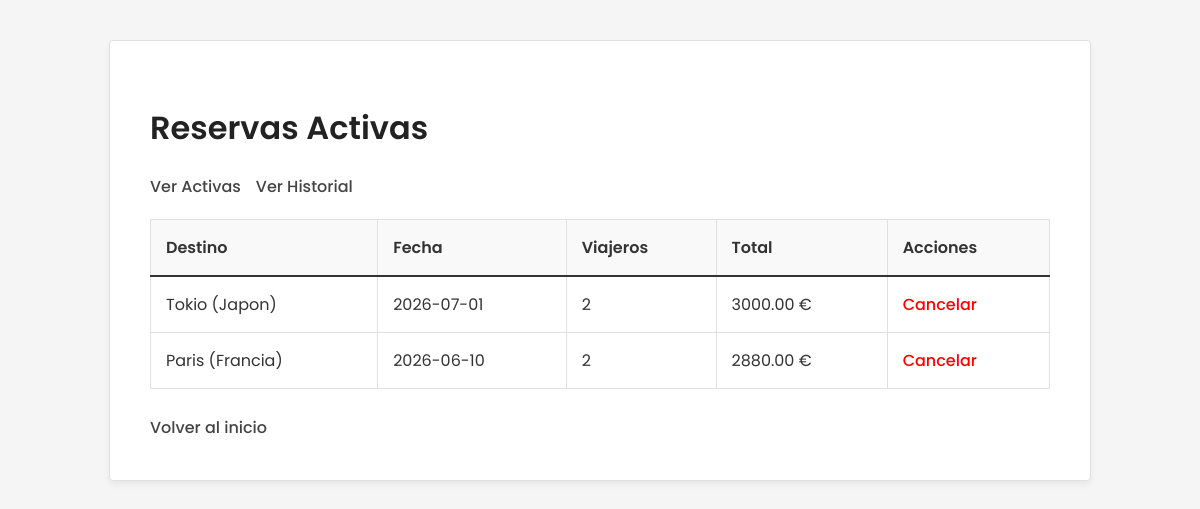
Page /mis_reservas.php (signed in) on the committed database.
### tables this page shows
CREATE TABLE reservas (
    id_reserva VARCHAR(50) PRIMARY KEY,
    num_viajeros_adultos INT,
    num_viajeros_ninos INT,
    estado VARCHAR(50),  
    precio_final DOUBLE,
    dni_usuario VARCHAR(20),
    id_viaje VARCHAR(50),
    tipo_servicio VARCHAR(100),
    FOREIGN KEY (dni_usuario) REFERENCES usuarios(dni) ON DELETE CASCADE,
    FOREIGN KEY (id_viaje) REFERENCES viajes(id_viaje) ON DELETE CASCADE
);

CREATE TABLE paquetes_turisticos (
    id_paquete VARCHAR(50) PRIMARY KEY,
    destino_pais VARCHAR(100),
    destino_ciudad VARCHAR(100),
    tipo_viaje VARCHAR(50),
    duracion INT,
    descripcion_detallada TEXT,
    itinerario TEXT,
    plazas INT,
    precio_base DOUBLE,
    id_proveedor VARCHAR(50),
    FOREIGN KEY (id_proveedor) REFERENCES proveedores(id_proveedor) ON DELETE CASCADE
);

CREATE TABLE viajes (
    id_viaje VARCHAR(50) PRIMARY KEY,
    id_paquete VARCHAR(50),
    fecha_salida DATE,
    fecha_llegada DATE,
    coeficiente_temporada DOUBLE,  
    plazas_disponibles INT DEFAULT 0,
    FOREIGN KEY (id_paquete) REFERENCES paquetes_turisticos(id_paquete) ON DELETE CASCADE
);

### mis_reservas.php (the view, shortened to what this page needs)
<html>
<head>
    <link rel="stylesheet" href="style.css">
</head>
<body>
    <div class="container">
        <?php
        function pintar_tabla_reservas($res, $titulo, $es_historial)
        {
            echo "<h1>$titulo</h1>";
            echo "<div style='margin-bottom: 20px;'>";
            echo "<a href='mis_reservas.php' style='margin-right: 15px;'>Ver Activas</a>";
            echo "<a href='mis_reservas.php?view=historial'>Ver Historial</a>";
            echo "</div>";
            if (mysqli_num_rows($res) == 0) {
                echo "<p>No hay reservas en esta sección.</p>";
            } else {
                echo "<table border='1'><tr><th>Destino</th><th>Fecha</th><th>Viajeros</th><th>Total</th><th>Acciones</th></tr>";
                while ($fila = mysqli_fetch_array($res)) {
                    $id_reserva = $fila['id_reserva'];
                    $accion = ($es_historial)
                        ? "<span style='color:gray;'>Finalizada</span>"
                        : "<a href='cancelar_reserva.php?id=$id_reserva' style='color:red;'>Cancelar</a>";
                    printf(
                        "<tr>
                        <td>%s (%s)</td>
                        <td>%s</td>
                        <td>%d</td>
                        <td>%.2f €</td>
                        <td>%s</td>
                    </tr>",
                        $fila['destino_ciudad'],
                        $fila['destino_pais'],
                        $fila['fecha_salida'],
                        $fila['num_viajeros_adultos'] + $fila['num_viajeros_ninos'],
                        $fila['precio_final'],
                        $accion
                    );
                }
                echo "</table>";
            }
            echo "<br><a href='index.php'>Volver al inicio</a>";
        }
        if (!isset($_SESSION['dni'])) {
            header("Location: index.php");
            exit();
        } else {
            include 'conexion.php';
            $dni = $_SESSION['dni'];
            $hoy = date('Y-m-d');
            $view = isset($_GET['view']) ? $_GET['view'] : 'activas';
            if ($view === 'historial') {
                $condicion_fecha = "v.fecha_salida < '$hoy'";
                $titulo = "Historial de Reservas (Pasadas)";
                $es_historial = true;
            } else {
                $condicion_fecha = "v.fecha_salida >= '$hoy'";
                $titulo = "Reservas Activas";
                $es_historial = false;
            }
            $sql = "SELECT r.*, p.destino_ciudad, p.destino_pais, v.fecha_salida
                         FROM reservas r
                         INNER JOIN viajes v ON r.id_viaje = v.id_viaje
                         INNER JOIN paquetes_turisticos p ON v.id_paquete = p.id_paquete
                         WHERE r.dni_usuario = '$dni' AND $condicion_fecha
                         ORDER BY v.fecha_salida DESC";
            $res = mysqli_query($conex, $sql);
            pintar_tabla_reservas($res, $titulo, $es_historial);
        }
        ?>
    </div>
</body>
</html>

### style.css (style rules this page uses)
body { margin: 0; padding: 0; font-family: 'Poppins', 'Segoe UI', Helvetica, Arial, sans-serif; background-color: #f5f5f5; color: #333333; line-height: 1.6; min-height: 100vh; display: flex; flex-direction: column; align-items: center; }
h1, h2, h3 { color: #222222; margin-bottom: 20px; font-weight: 600; }
a { color: #444444; text-decoration: none; font-weight: 500; border-bottom: 1px solid transparent; transition: all 0.3s; }
.container { background-color: #ffffff; border: 1px solid #e0e0e0; border-radius: 4px; padding: 40px; width: 90%; max-width: 900px; margin: 40px auto; box-shadow: 0 4px 6px rgba(0, 0, 0, 0.05); }
table { width: 100%; border-collapse: collapse; margin-top: 20px; border: 1px solid #e0e0e0; }
th, td { padding: 15px; text-align: left; border-bottom: 1px solid #e0e0e0; }
th { background-color: #f9f9f9; color: #333; font-weight: 600; border-bottom: 2px solid #333; }

### rows in the picture
reservas: paquetes_turisticos.destino_ciudad "Tokio", paquetes_turisticos.destino_pais "Japon", id_viaje.fecha_salida "2026-07-01", $fila['num_viajeros_adultos'] + $fila['num_viajeros_ninos'] "2", precio_final "3000.00"
reservas: paquetes_turisticos.destino_ciudad "Paris", paquetes_turisticos.destino_pais "Francia", id_viaje.fecha_salida "2026-06-10", $fila['num_viajeros_adultos'] + $fila['num_viajeros_ninos'] "2", precio_final "2880.00"

### other values in the picture
$titulo "Reservas Activas"
